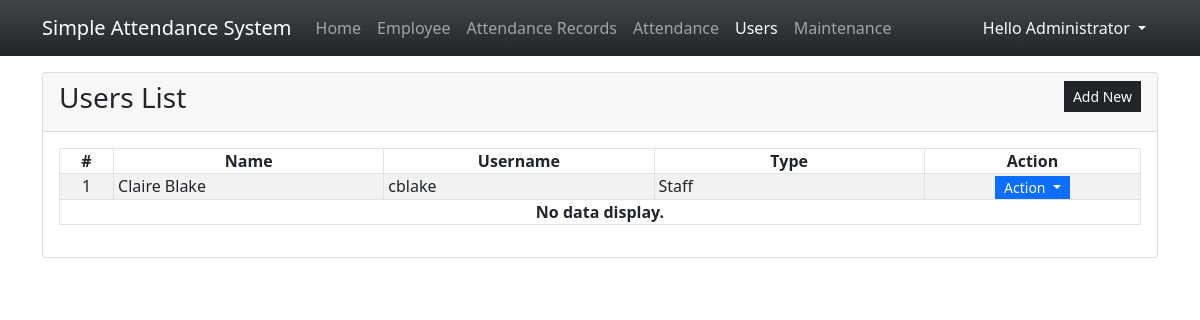
Page /?page=users (signed in) on the committed database.
### tables this page shows
CREATE TABLE `user_list` (
            `user_id` INTEGER NOT NULL PRIMARY KEY AUTOINCREMENT,
            `fullname` INTEGER NOT NULL,
            `username` TEXT NOT NULL,
            `password` TEXT NOT NULL,
            `type` INTEGER NOT NULL,
            `status` INTEGER NOT NULL Default 1,
            `date_created` TIMESTAMP DEFAULT CURRENT_TIMESTAMP
        );

### users.php (the view, shortened to what this page needs)
<div class="card">
    <div class="card-header d-flex justify-content-between">
        <h3 class="card-title">Users List</h3>
        <div class="card-tools align-middle">
            <button class="btn btn-dark btn-sm py-1 rounded-0" type="button" id="create_new">Add New</button>
        </div>
    </div>
    <div class="card-body">
        <table class="table table-hover table-striped table-bordered">
            <colgroup>
                <col width="5%">
                <col width="25%">
                <col width="25%">
                <col width="25%">
                <col width="20%">
            </colgroup>
            <thead>
                <tr>
                    <th class="text-center p-0">#</th>
                    <th class="text-center p-0">Name</th>
                    <th class="text-center p-0">Username</th>
                    <th class="text-center p-0">Type</th>
                    <th class="text-center p-0">Action</th>
                </tr>
            </thead>
            <tbody>
                <?php
                $sql = "SELECT * FROM `user_list` where type NOT IN (3,1) order by `fullname` asc";
                $qry = $conn->query($sql);
                $i = 1;
                    while($row = $qry->fetchArray()):
                ?>
                <tr>
                    <td class="text-center p-0"><?php echo $i++; ?></td>
                    <td class="py-0 px-1"><?php echo $row['fullname'] ?></td>
                    <td class="py-0 px-1"><?php echo $row['username'] ?></td>
                    <td class="py-0 px-1"><?php echo ($row['type'] == 1)? 'Administrator':'Staff' ?></td>
                    <th class="text-center py-0 px-1">
                        <div class="btn-group" role="group">
                            <button id="btnGroupDrop1" type="button" class="btn btn-primary dropdown-toggle btn-sm rounded-0 py-0" data-bs-toggle="dropdown" aria-expanded="false">
                            Action
                            </button>
                        </div>
                    </th>
                </tr>
                <?php endwhile; ?>
                <?php if(!$qry->fetchArray()): ?>
                    <tr>
                        <th class="text-center p-0" colspan="5">No data display.</th>
                    </tr>
                <?php endif; ?>
            </tbody>
        </table>
    </div>
</div>

### index.php (style rules this page uses)
html,body { height:100%; width:100%; }

### rows in the picture
user_list: fullname "Claire Blake", username "cblake", type "Staff"

### other values in the picture
$_SESSION['fullname'] "Administrator"
